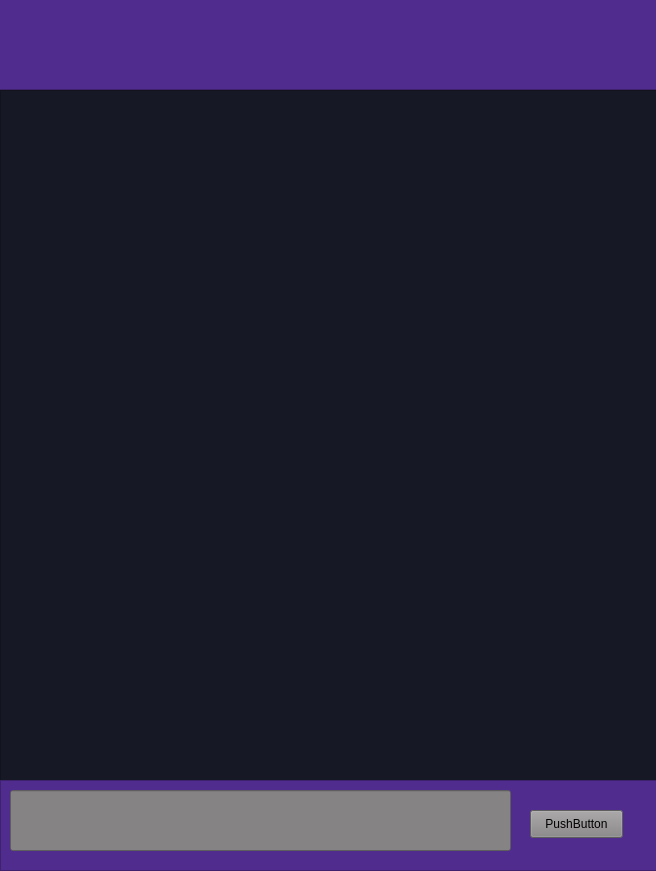
<?xml version="1.0" encoding="UTF-8"?>
<ui version="4.0">
 <class>chatForm</class>
 <widget class="QWidget" name="chatForm">
  <property name="geometry">
   <rect>
    <x>0</x>
    <y>0</y>
    <width>656</width>
    <height>871</height>
   </rect>
  </property>
  <property name="windowTitle">
   <string>Form</string>
  </property>
  <widget class="QFrame" name="frame">
   <property name="geometry">
    <rect>
     <x>-1</x>
     <y>-1</y>
     <width>661</width>
     <height>91</height>
    </rect>
   </property>
   <property name="styleSheet">
    <string notr="true">
background-color: rgb(80, 44, 142);</string>
   </property>
   <property name="frameShape">
    <enum>QFrame::StyledPanel</enum>
   </property>
   <property name="frameShadow">
    <enum>QFrame::Raised</enum>
   </property>
   <widget class="QLabel" name="userNameChat">
    <property name="geometry">
     <rect>
      <x>20</x>
      <y>30</y>
      <width>101</width>
      <height>31</height>
     </rect>
    </property>
    <property name="styleSheet">
     <string notr="true">color: rgb(255, 255, 255);</string>
    </property>
    <property name="text">
     <string/>
    </property>
   </widget>
  </widget>
  <widget class="QTextEdit" name="chatTextEdit">
   <property name="geometry">
    <rect>
     <x>0</x>
     <y>90</y>
     <width>661</width>
     <height>711</height>
    </rect>
   </property>
   <property name="font">
    <font>
     <family>Arial</family>
     <pointsize>12</pointsize>
     <weight>75</weight>
     <bold>true</bold>
    </font>
   </property>
   <property name="styleSheet">
    <string notr="true">background-color: rgb(23, 24, 37);
color: rgb(255, 255, 255);

</string>
   </property>
   <property name="readOnly">
    <bool>true</bool>
   </property>
  </widget>
  <widget class="QFrame" name="frame_2">
   <property name="geometry">
    <rect>
     <x>0</x>
     <y>780</y>
     <width>661</width>
     <height>91</height>
    </rect>
   </property>
   <property name="styleSheet">
    <string notr="true">background-color: rgb(80, 44, 142);</string>
   </property>
   <property name="frameShape">
    <enum>QFrame::StyledPanel</enum>
   </property>
   <property name="frameShadow">
    <enum>QFrame::Raised</enum>
   </property>
   <widget class="QLineEdit" name="lineEdit">
    <property name="geometry">
     <rect>
      <x>10</x>
      <y>10</y>
      <width>501</width>
      <height>61</height>
     </rect>
    </property>
    <property name="styleSheet">
     <string notr="true">color: rgb(255, 255, 255);
background-color: rgb(133, 131, 131);</string>
    </property>
   </widget>
   <widget class="QPushButton" name="sendButton">
    <property name="geometry">
     <rect>
      <x>530</x>
      <y>30</y>
      <width>93</width>
      <height>28</height>
     </rect>
    </property>
    <property name="styleSheet">
     <string notr="true">background-color: rgb(133, 131, 131);</string>
    </property>
    <property name="text">
     <string>PushButton</string>
    </property>
   </widget>
  </widget>
 </widget>
 <resources/>
 <connections/>
</ui>
